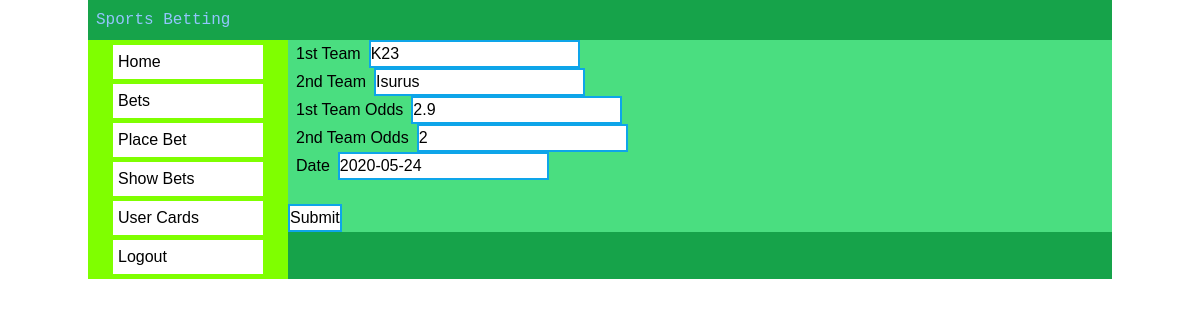
Page /update.php?idu=2 (signed in) on the committed database.
### tables this page shows
CREATE TABLE `pariu` (
  `echipa1` varchar(50) NOT NULL,
  `echipa2` varchar(50) NOT NULL,
  `cota1` float NOT NULL,
  `cota2` float NOT NULL,
  `data` date NOT NULL,
  `id` int(11) NOT NULL
);

### update.php (the view, shortened to what this page needs)
<!DOCTYPE html>
<html>
<head>
    <link rel="stylesheet" href="css/stil1.css">
    <link rel="stylesheet" href="public/output.css">
</head>
<body>
<div class="container bg-green-600 mx-auto">
    <div class="table-header-group">
        <h6 class="font-mono text-blue-300 p-2">Sports Betting</h6>
    </div>
        <div id="nav">
        </div>
        <div class="bg-green-400">
    <?php
    include "conect.php";
    $idu=$_GET['idu'];
    $sql = "SELECT * FROM pariu WHERE id='$idu'";
    $result = $mysqli->query($sql);
    $row = $result->fetch_array(MYSQLI_ASSOC)
    ?>
            <form action=do_update.php method=post>
                <label class="p-2">1st Team</label><input class="border-solid border-2 border-sky-500 bg-white" type=text name=1name value= <?php echo $row['echipa1']; ?>><br>
                <label class="p-2">2nd Team</label><input class="border-solid border-2 border-sky-500 bg-white" type=text name=2name value= <?php echo $row['echipa2']; ?>><br>
                <label class="p-2">1st Team Odds</label><input class="border-solid border-2 border-sky-500 bg-white" type=text name=1odds value= <?php echo $row['cota1']; ?>><br>
                <label class="p-2">2nd Team Odds</label><input class="border-solid border-2 border-sky-500 bg-white" type=text name=2odds value= <?php echo $row['cota2']; ?>><br>
                <label class="p-2">Date</label><input class="border-solid border-2 border-sky-500 bg-white" type=text name=data value= <?php echo $row['data']; ?>><br>
                <br>
              <input type=submit value=Submit class="border-solid border-2 border-sky-500 bg-white">
</form>
        </div>
    </div>
</body>
</html>

### css/stil1.css (style rules this page uses)
body { font-family: Arial, Helvetica, sans-serif; }
#nav { background-color: chartreuse; width:200px; float:left; padding-top:5px; }

### rows in the picture
pariu: echipa1 "K23", echipa2 "Isurus", cota1 "2.9", cota2 "2", data "2020-05-24"
